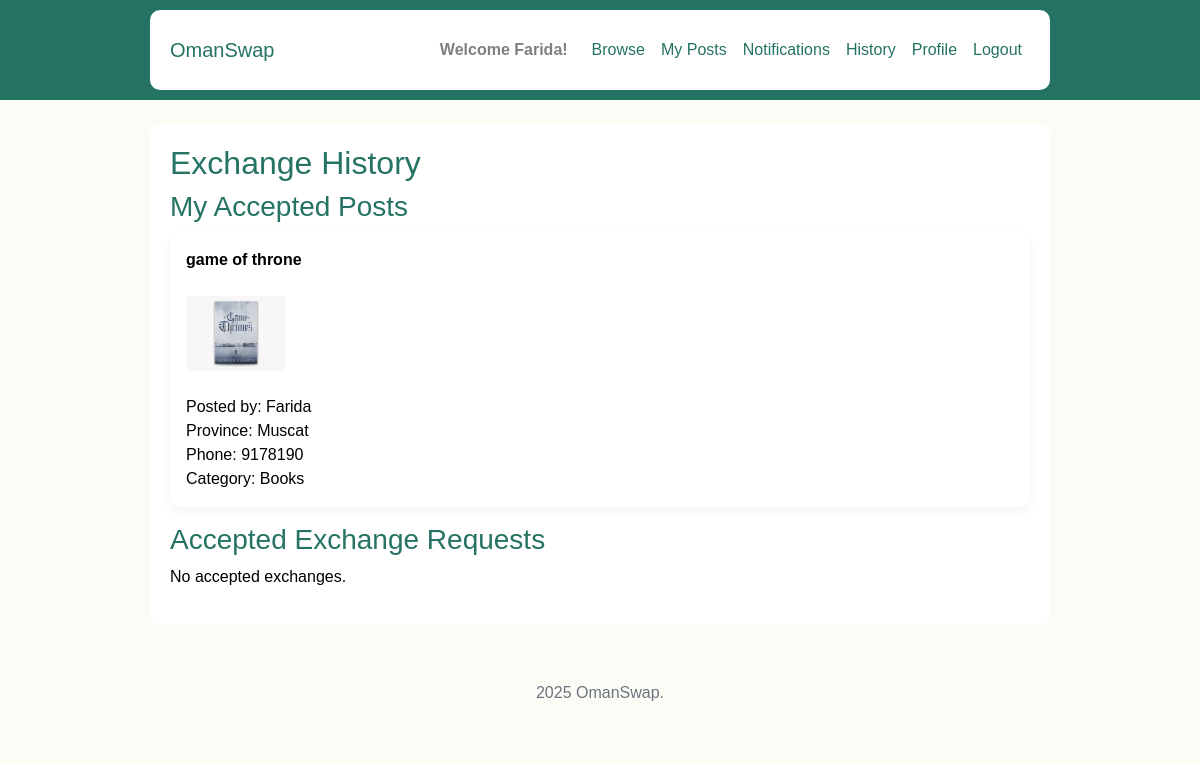
Page /history (signed in) on the committed database.
### app/models.py (models this page shows)
class User(UserMixin, db.Model):
    id = db.Column(db.Integer, primary_key=True)
    username = db.Column(db.String(150), unique=True, nullable=False)
    password = db.Column(db.String(150), nullable=False)
    first_name = db.Column(db.String(100), nullable=False)
    last_name = db.Column(db.String(100), nullable=False)
    bio = db.Column(db.Text)
    phone_number = db.Column(db.String(20), nullable=False)
    province = db.Column(db.String(100), nullable=False)
    role = db.Column(db.String(20), default='user')
    posts = db.relationship('Post', backref='owner', lazy=True)
    exchange_requests_sent = db.relationship('ExchangeRequest', backref='proposer', lazy=True)

class Post(db.Model):
    id = db.Column(db.Integer, primary_key=True)
    title = db.Column(db.String(200), nullable=False)
    description = db.Column(db.Text, nullable=False)
    category = db.Column(db.String(100), nullable=False)
    province = db.Column(db.String(100), nullable=False)
    phone = db.Column(db.String(20), nullable=False)
    image = db.Column(db.String(200))
    status = db.Column(db.String(50), default='available')  # 'available' or 'accepted'
    user_id = db.Column(db.Integer, db.ForeignKey('user.id'), nullable=False)
    exchange_requests_received = db.relationship(
        'ExchangeRequest',
        foreign_keys='ExchangeRequest.target_post_id',
        lazy=True
    )

### app/routes.py (the view)
@main.route('/history')
@login_required
def history():
    accepted_posts = Post.query.filter_by(user_id=current_user.id, status='accepted').all()
    accepted_exchanges = ExchangeRequest.query.join(Post, ExchangeRequest.target_post_id == Post.id)\
        .filter(
            (ExchangeRequest.proposer_id == current_user.id) |
            (Post.user_id == current_user.id),
            ExchangeRequest.is_accepted == True
        ).all()
    return render_template('history.html', posts=accepted_posts, exchanges=accepted_exchanges)

### app/__init__.py (called while the page is built)
def create_app():
    app = Flask(__name__, template_folder='app/templates')
    app.config.from_object('config.Config')
    db.init_app(app)
    migrate.init_app(app, db)
    login_manager.init_app(app)
    login_manager.login_view = 'main.login'
    @login_manager.user_loader
    def load_user(user_id):
        return User.query.get(int(user_id))
    from .routes import main
    app.register_blueprint(main)
    with app.app_context():
        from .models import Category
        if not Category.query.filter_by(name="Other").first():
            db.session.add(Category(name="Other"))
            db.session.commit()
    return app

### app/templates/history.html
{% extends 'base.html' %}
{% block content %}
<h2>Exchange History</h2>
<h3>My Accepted Posts</h3>
{% for post in posts %}
  <div class="card mb-3 p-3">
    <strong>{{ post.title }}</strong><br>
    <img src="{{ url_for('static', filename='uploads/' + post.image) }}" width="100"><br>
    Posted by: {{ post.owner.username if post.owner else 'Unknown' }}<br>
    Province: {{ post.province }}<br>
    Phone: {{ post.phone }}<br>
    Category: {{ post.category }}<br>
  </div>
{% else %}
  <p>No accepted posts.</p>
{% endfor %}
<h3>Accepted Exchange Requests</h3>
{% for exch in exchanges %}
  <div class="card mb-3 p-3">
    <strong>Proposer Item:</strong><br>
    {{ exch.proposer_post.title }}<br>
    <img src="{{ url_for('static', filename='uploads/' + exch.proposer_post.image) }}" width="100"><br>
    Province: {{ exch.proposer_post.province }}<br>
    Phone: {{ exch.proposer_post.phone }}<br>
    <hr>
    <strong>Target Item:</strong><br>
    {{ exch.target_post.title }}<br>
    <img src="{{ url_for('static', filename='uploads/' + exch.target_post.image) }}" width="100"><br>
    Province: {{ exch.target_post.province }}<br>
    Phone: {{ exch.target_post.phone }}<br>
  </div>
{% else %}
  <p>No accepted exchanges.</p>
{% endfor %}
{% endblock %}

### app/templates/base.html (shortened to what this page needs)
<!DOCTYPE html>
<html lang="en">
<head>
    <link href="https://stackpath.bootstrapcdn.com/bootstrap/4.5.2/css/bootstrap.min.css" rel="stylesheet">
    <link href="{{ url_for('static', filename='css/style.css') }}" rel="stylesheet">
</head>
<body>
    <nav class="navbar navbar-expand-lg navbar-light bg-light">
        <div class="container">
            <a class="navbar-brand" href="{{ url_for('main.home') }}">OmanSwap</a>
            <div class="collapse navbar-collapse">
                <ul class="navbar-nav ml-auto">
                    {% if current_user.is_authenticated %}
                        <li class="nav-item">
                            <span class="navbar-text font-weight-bold mr-3">Welcome {{ current_user.username }}!</span>
                        </li>
                        <li class="nav-item"><a class="nav-link" href="{{ url_for('main.dashboard') }}">Browse</a></li>
                        <li class="nav-item"><a class="nav-link" href="{{ url_for('main.my_posts') }}">My Posts</a></li>
                        <li class="nav-item"><a class="nav-link" href="{{ url_for('main.notifications') }}">Notifications</a></li>
                        <li class="nav-item"><a class="nav-link" href="{{ url_for('main.history') }}">History</a></li>
                        <li class="nav-item"><a class="nav-link" href="{{ url_for('main.profile') }}">Profile</a></li>
                        <li class="nav-item"><a class="nav-link" href="{{ url_for('main.logout') }}">Logout</a></li>
                    {% else %}
                        <li class="nav-item"><a class="nav-link" href="{{ url_for('main.login') }}">Login</a></li>
                        <li class="nav-item"><a class="nav-link" href="{{ url_for('main.register') }}">Register</a></li>
                    {% endif %}
                </ul>
            </div>
        </div>
    </nav>
    <div class="container mt-4">
        {% block content %}{% endblock %}
    </div>
    <footer class="text-center py-3">
        <p> 2025 OmanSwap.</p>
    </footer>
</body>
</html>

### app/static/css/style.css (style rules this page uses)
html, body { height: 100%; margin: 0; font-family: Arial, sans-serif; background-color: #fcfcf6; color: #000; overflow-x: hidden; overflow-y: auto; }
.container { max-width: 900px; margin: auto; padding: 20px; background-color: #fff; border-radius: 10px; }
.navbar { background-color: #257362 !important; padding: 10px 20px; }
.navbar-brand, .navbar-nav .nav-link { color: #257362 !important; }
.nav-item a.nav-link { padding: 8px 14px; border-radius: 6px; color: #257362 !important; transition: 0.2s; }
footer { text-align: center; padding: 15px; background-color: #fcfcf6; color: #6c757d; margin-top: 40px; }
.card { border: none; background-color: #fff; border-radius: 10px; box-shadow: 0 4px 10px rgba(0, 0, 0, 0.05); padding: 15px; }
h1, h2, h3, h4, h5 { color: #257362; }

### rows in the picture
User: username "Farida"
Post: title "game of throne", image (picture), owner "Farida", province "Muscat", phone "9178190", category "Books"
